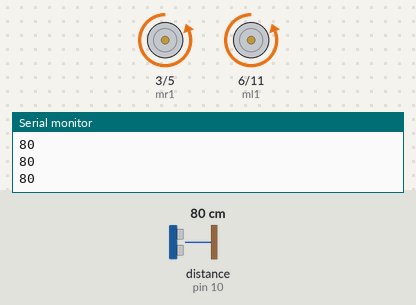
The sketch below on a simulated Arduino Uno, built with avr-gcc and run on an emulated ATmega328P. Shown: motor-driver pin pairs drawn as motors (green arrow = first pin HIGH = forward, orange = second pin HIGH = backward, longer = more drive), the last lines printed to the serial monitor. Wiring (inferred from the names in the program): ultrasonic range finder: trigger pin 9; echo pin 10. Inputs (shaded band) come from the test bench; at power-on: distance to the obstacle (sensor on pin 10) 80 cm. The echo pulse lasts 58.3 µs per cm.

Above: at 1.2 s.
1.3 s: distance to the obstacle (sensor on pin 10) set to 56 cm
2.8 s: distance to the obstacle (sensor on pin 10) set to 45 cm
At 4.1 s:
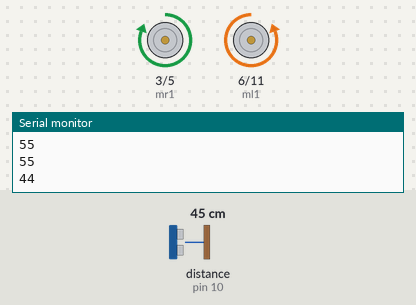
5.8 s: distance to the obstacle (sensor on pin 10) set to 60 cm
At 7.6 s:
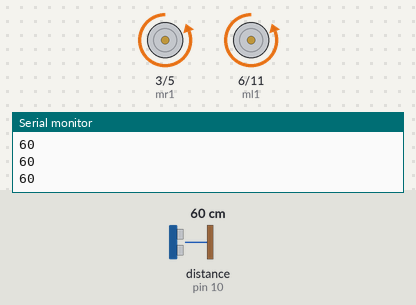
7.9 s: distance to the obstacle (sensor on pin 10) set to 2 cm
At 8.5 s:
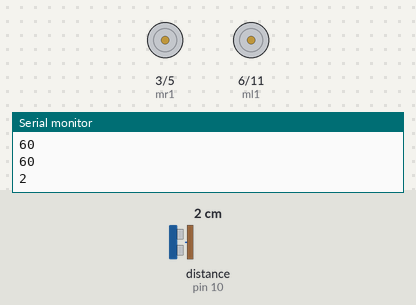
Timing chart, 0 to 11.9 s (numbered marks = the images above; inputs shaded):
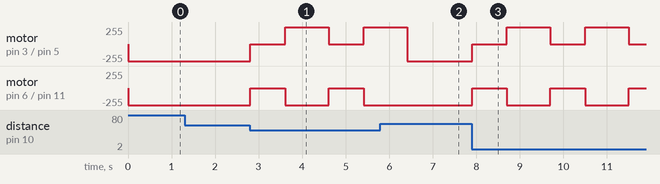

The sketch:

obstacle_avoiding_car.ino
```cpp
int mr1=3;
int mr2=5;
int ml1=6;
int ml2=11;
int trig=9;
int echo=10;
long d , cm ;

void setup() {
  // put your setup code here, to run once:
  Serial.begin(9600);
  pinMode(mr1,OUTPUT);
  pinMode(mr2,OUTPUT);
  pinMode(ml1,OUTPUT);
  pinMode(ml2,OUTPUT);
  pinMode(trig,OUTPUT);
  pinMode(echo,INPUT);

}

void loop() {
  // put your main code here, to run repeatedly:
  digitalWrite(trig,LOW);
  delayMicroseconds(2);
  digitalWrite(trig,HIGH);
  delayMicroseconds(2);
  digitalWrite(trig,LOW);
  d=pulseIn(echo,HIGH);
  cm=(d/2)/29.1;
  Serial.println(cm);
  if (cm<50 && cm!=0){
    stopr();
    delay(800);
    moveB();
    turnR();
    delay(1000);
  }
  else{
    moveF();
  }
}
void moveF(){
  analogWrite(mr1,0);
  analogWrite(mr2,255);
  analogWrite(ml1,0);
  analogWrite(ml2,255);
}
void moveB(){
  analogWrite(mr1,255);
  analogWrite(mr2,0);
  analogWrite(ml1,255);
  analogWrite(ml2,0);
}
void turnL(){
  analogWrite(mr1,0);
  analogWrite(mr2,255);
  analogWrite(ml1,255);
  analogWrite(ml2,0);
}
void turnR(){
  analogWrite(mr1,255);
  analogWrite(mr2,0);
  analogWrite(ml1,0);
  analogWrite(ml2,255);
}
void stopr(){
  analogWrite(mr1,0);
  analogWrite(mr2,0);
  analogWrite(ml1,0);
  analogWrite(ml2,0);
}
```

Measured:
- the behaviour switches between 51 and 50 cm on distance to the obstacle (sensor on pin 10) (found by bisection; images 0 and 1)
- after the input at 2.8 s, motor on pin 3 (mr1) / pin 5 (mr2): alternates forward 255/255 for 1.0 s and stopped for 0.80 s, starting at once; motor on pin 6 (ml1) / pin 11 (ml2): alternates backward 255/255 for 1.0 s and stopped for 0.80 s, starting at once
- after the input at 5.8 s, motor on pin 6 (ml1) / pin 11 (ml2): stays backward 255/255 (without the input it goes to stopped after 0.61 s)
- after the input at 7.9 s, motor on pin 3 (mr1) / pin 5 (mr2): alternates forward 255/255 for 1.0 s and stopped for 0.80 s, starting at once; motor on pin 6 (ml1) / pin 11 (ml2): alternates backward 255/255 for 1.0 s and stopped for 0.80 s, starting at once
